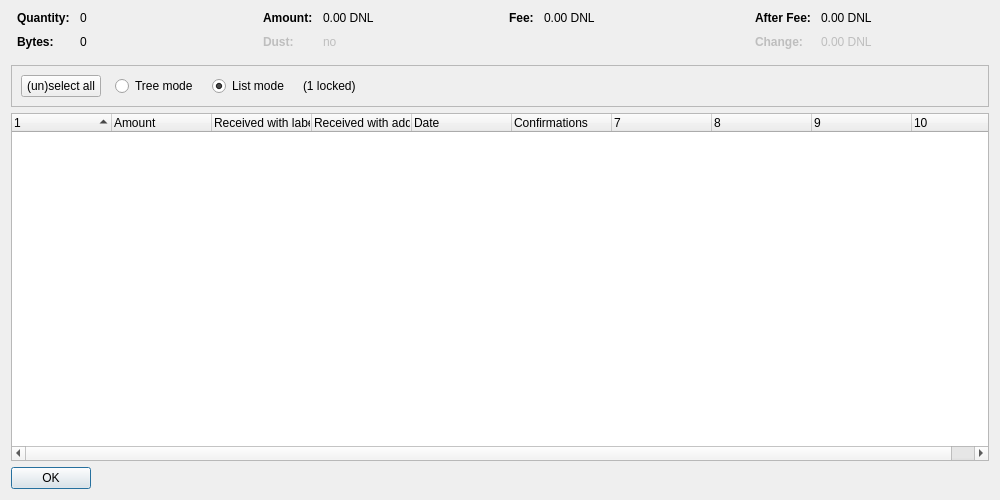
<?xml version="1.0" encoding="UTF-8"?>
<ui version="4.0">
 <class>CoinControlDialog</class>
 <widget class="QDialog" name="CoinControlDialog">
  <property name="geometry">
   <rect>
    <x>0</x>
    <y>0</y>
    <width>1000</width>
    <height>500</height>
   </rect>
  </property>
  <property name="windowTitle">
   <string>Coin Selection</string>
  </property>
  <layout class="QVBoxLayout" name="verticalLayout">
   <item>
    <layout class="QHBoxLayout" name="horizontalLayoutTop" stretch="0,0,0,0">
     <property name="topMargin">
      <number>0</number>
     </property>
     <property name="bottomMargin">
      <number>10</number>
     </property>
     <item>
      <layout class="QFormLayout" name="formLayoutCoinControl1">
       <property name="horizontalSpacing">
        <number>10</number>
       </property>
       <property name="verticalSpacing">
        <number>10</number>
       </property>
       <property name="leftMargin">
        <number>6</number>
       </property>
       <property name="rightMargin">
        <number>6</number>
       </property>
       <item row="0" column="0">
        <widget class="QLabel" name="labelCoinControlQuantityText">
         <property name="font">
          <font>
           <weight>75</weight>
           <bold>true</bold>
          </font>
         </property>
         <property name="text">
          <string>Quantity:</string>
         </property>
        </widget>
       </item>
       <item row="0" column="1">
        <widget class="QLabel" name="labelCoinControlQuantity">
         <property name="cursor">
          <cursorShape>IBeamCursor</cursorShape>
         </property>
         <property name="contextMenuPolicy">
          <enum>Qt::ActionsContextMenu</enum>
         </property>
         <property name="text">
          <string notr="true">0</string>
         </property>
         <property name="textInteractionFlags">
          <set>Qt::LinksAccessibleByMouse|Qt::TextSelectableByKeyboard|Qt::TextSelectableByMouse</set>
         </property>
        </widget>
       </item>
       <item row="1" column="0">
        <widget class="QLabel" name="labelCoinControlBytesText">
         <property name="font">
          <font>
           <weight>75</weight>
           <bold>true</bold>
          </font>
         </property>
         <property name="text">
          <string>Bytes:</string>
         </property>
        </widget>
       </item>
       <item row="1" column="1">
        <widget class="QLabel" name="labelCoinControlBytes">
         <property name="cursor">
          <cursorShape>IBeamCursor</cursorShape>
         </property>
         <property name="contextMenuPolicy">
          <enum>Qt::ActionsContextMenu</enum>
         </property>
         <property name="text">
          <string notr="true">0</string>
         </property>
         <property name="textInteractionFlags">
          <set>Qt::LinksAccessibleByMouse|Qt::TextSelectableByKeyboard|Qt::TextSelectableByMouse</set>
         </property>
        </widget>
       </item>
      </layout>
     </item>
     <item>
      <layout class="QFormLayout" name="formLayoutCoinControl2">
       <property name="horizontalSpacing">
        <number>10</number>
       </property>
       <property name="verticalSpacing">
        <number>10</number>
       </property>
       <property name="leftMargin">
        <number>6</number>
       </property>
       <property name="rightMargin">
        <number>6</number>
       </property>
       <item row="0" column="0">
        <widget class="QLabel" name="labelCoinControlAmountText">
         <property name="font">
          <font>
           <weight>75</weight>
           <bold>true</bold>
          </font>
         </property>
         <property name="text">
          <string>Amount:</string>
         </property>
        </widget>
       </item>
       <item row="0" column="1">
        <widget class="QLabel" name="labelCoinControlAmount">
         <property name="cursor">
          <cursorShape>IBeamCursor</cursorShape>
         </property>
         <property name="contextMenuPolicy">
          <enum>Qt::ActionsContextMenu</enum>
         </property>
         <property name="text">
          <string notr="true">0.00 DNL</string>
         </property>
         <property name="textInteractionFlags">
          <set>Qt::LinksAccessibleByMouse|Qt::TextSelectableByKeyboard|Qt::TextSelectableByMouse</set>
         </property>
        </widget>
       </item>
       <item row="1" column="0">
        <widget class="QLabel" name="labelCoinControlLowOutputText">
         <property name="enabled">
          <bool>false</bool>
         </property>
         <property name="font">
          <font>
           <weight>75</weight>
           <bold>true</bold>
          </font>
         </property>
         <property name="text">
          <string>Dust:</string>
         </property>
        </widget>
       </item>
       <item row="1" column="1">
        <widget class="QLabel" name="labelCoinControlLowOutput">
         <property name="enabled">
          <bool>false</bool>
         </property>
         <property name="cursor">
          <cursorShape>IBeamCursor</cursorShape>
         </property>
         <property name="contextMenuPolicy">
          <enum>Qt::ActionsContextMenu</enum>
         </property>
         <property name="text">
          <string notr="true">no</string>
         </property>
         <property name="textInteractionFlags">
          <set>Qt::LinksAccessibleByMouse|Qt::TextSelectableByKeyboard|Qt::TextSelectableByMouse</set>
         </property>
        </widget>
       </item>
      </layout>
     </item>
     <item>
      <layout class="QFormLayout" name="formLayoutCoinControl3">
       <property name="horizontalSpacing">
        <number>10</number>
       </property>
       <property name="verticalSpacing">
        <number>10</number>
       </property>
       <property name="leftMargin">
        <number>6</number>
       </property>
       <property name="rightMargin">
        <number>6</number>
       </property>
       <item row="0" column="0">
        <widget class="QLabel" name="labelCoinControlFeeText">
         <property name="font">
          <font>
           <weight>75</weight>
           <bold>true</bold>
          </font>
         </property>
         <property name="text">
          <string>Fee:</string>
         </property>
        </widget>
       </item>
       <item row="0" column="1">
        <widget class="QLabel" name="labelCoinControlFee">
         <property name="cursor">
          <cursorShape>IBeamCursor</cursorShape>
         </property>
         <property name="contextMenuPolicy">
          <enum>Qt::ActionsContextMenu</enum>
         </property>
         <property name="text">
          <string notr="true">0.00 DNL</string>
         </property>
         <property name="textInteractionFlags">
          <set>Qt::LinksAccessibleByMouse|Qt::TextSelectableByKeyboard|Qt::TextSelectableByMouse</set>
         </property>
        </widget>
       </item>
      </layout>
     </item>
     <item>
      <layout class="QFormLayout" name="formLayoutCoinControl4">
       <property name="horizontalSpacing">
        <number>10</number>
       </property>
       <property name="verticalSpacing">
        <number>10</number>
       </property>
       <property name="leftMargin">
        <number>6</number>
       </property>
       <property name="rightMargin">
        <number>6</number>
       </property>
       <item row="0" column="0">
        <widget class="QLabel" name="labelCoinControlAfterFeeText">
         <property name="font">
          <font>
           <weight>75</weight>
           <bold>true</bold>
          </font>
         </property>
         <property name="text">
          <string>After Fee:</string>
         </property>
        </widget>
       </item>
       <item row="0" column="1">
        <widget class="QLabel" name="labelCoinControlAfterFee">
         <property name="cursor">
          <cursorShape>IBeamCursor</cursorShape>
         </property>
         <property name="contextMenuPolicy">
          <enum>Qt::ActionsContextMenu</enum>
         </property>
         <property name="text">
          <string notr="true">0.00 DNL</string>
         </property>
         <property name="textInteractionFlags">
          <set>Qt::LinksAccessibleByMouse|Qt::TextSelectableByKeyboard|Qt::TextSelectableByMouse</set>
         </property>
        </widget>
       </item>
       <item row="1" column="0">
        <widget class="QLabel" name="labelCoinControlChangeText">
         <property name="enabled">
          <bool>false</bool>
         </property>
         <property name="font">
          <font>
           <weight>75</weight>
           <bold>true</bold>
          </font>
         </property>
         <property name="text">
          <string>Change:</string>
         </property>
        </widget>
       </item>
       <item row="1" column="1">
        <widget class="QLabel" name="labelCoinControlChange">
         <property name="enabled">
          <bool>false</bool>
         </property>
         <property name="cursor">
          <cursorShape>IBeamCursor</cursorShape>
         </property>
         <property name="contextMenuPolicy">
          <enum>Qt::ActionsContextMenu</enum>
         </property>
         <property name="text">
          <string notr="true">0.00 DNL</string>
         </property>
         <property name="textInteractionFlags">
          <set>Qt::LinksAccessibleByMouse|Qt::TextSelectableByKeyboard|Qt::TextSelectableByMouse</set>
         </property>
        </widget>
       </item>
      </layout>
     </item>
    </layout>
   </item>
   <item>
    <widget class="QFrame" name="frame">
     <property name="minimumSize">
      <size>
       <width>0</width>
       <height>40</height>
      </size>
     </property>
     <property name="frameShape">
      <enum>QFrame::StyledPanel</enum>
     </property>
     <property name="frameShadow">
      <enum>QFrame::Sunken</enum>
     </property>
     <layout class="QHBoxLayout" name="horizontalLayout">
      <item>
       <layout class="QHBoxLayout" name="horizontalLayoutPanel" stretch="0,0,0,0,0">
        <property name="spacing">
         <number>14</number>
        </property>
        <item>
         <widget class="QPushButton" name="pushButtonSelectAll">
          <property name="sizePolicy">
           <sizepolicy hsizetype="Maximum" vsizetype="Fixed">
            <horstretch>0</horstretch>
            <verstretch>0</verstretch>
           </sizepolicy>
          </property>
          <property name="text">
           <string>(un)select all</string>
          </property>
          <property name="autoDefault">
           <bool>false</bool>
          </property>
         </widget>
        </item>
        <item>
         <widget class="QRadioButton" name="radioTreeMode">
          <property name="sizePolicy">
           <sizepolicy hsizetype="Maximum" vsizetype="Fixed">
            <horstretch>0</horstretch>
            <verstretch>0</verstretch>
           </sizepolicy>
          </property>
          <property name="text">
           <string>Tree mode</string>
          </property>
         </widget>
        </item>
        <item>
         <widget class="QRadioButton" name="radioListMode">
          <property name="sizePolicy">
           <sizepolicy hsizetype="Maximum" vsizetype="Fixed">
            <horstretch>0</horstretch>
            <verstretch>0</verstretch>
           </sizepolicy>
          </property>
          <property name="text">
           <string>List mode</string>
          </property>
          <property name="checked">
           <bool>true</bool>
          </property>
         </widget>
        </item>
        <item>
         <widget class="QLabel" name="labelLocked">
          <property name="text">
           <string notr="true">(1 locked)</string>
          </property>
         </widget>
        </item>
        <item>
         <spacer name="horizontalSpacer">
          <property name="orientation">
           <enum>Qt::Horizontal</enum>
          </property>
          <property name="sizeHint" stdset="0">
           <size>
            <width>40</width>
            <height>20</height>
           </size>
          </property>
         </spacer>
        </item>
       </layout>
      </item>
     </layout>
    </widget>
   </item>
   <item>
    <widget class="CoinControlTreeWidget" name="treeWidget">
     <property name="contextMenuPolicy">
      <enum>Qt::CustomContextMenu</enum>
     </property>
     <property name="sortingEnabled">
      <bool>false</bool>
     </property>
     <property name="columnCount">
      <number>10</number>
     </property>
     <attribute name="headerShowSortIndicator" stdset="0">
      <bool>true</bool>
     </attribute>
     <attribute name="headerStretchLastSection">
      <bool>false</bool>
     </attribute>
     <column>
      <property name="text">
       <string/>
      </property>
     </column>
     <column>
      <property name="text">
       <string>Amount</string>
      </property>
     </column>
     <column>
      <property name="text">
       <string>Received with label</string>
      </property>
     </column>
     <column>
      <property name="text">
       <string>Received with address</string>
      </property>
     </column>
     <column>
      <property name="text">
       <string>Date</string>
      </property>
     </column>
     <column>
      <property name="text">
       <string>Confirmations</string>
      </property>
      <property name="toolTip">
       <string>Confirmed</string>
      </property>
     </column>
     <column>
      <property name="text">
       <string/>
      </property>
     </column>
     <column>
      <property name="text">
       <string/>
      </property>
     </column>
     <column>
      <property name="text">
       <string/>
      </property>
     </column>
     <column>
      <property name="text">
       <string/>
      </property>
     </column>
    </widget>
   </item>
   <item>
    <widget class="QDialogButtonBox" name="buttonBox">
     <property name="sizePolicy">
      <sizepolicy hsizetype="Maximum" vsizetype="Fixed">
       <horstretch>0</horstretch>
       <verstretch>0</verstretch>
      </sizepolicy>
     </property>
     <property name="orientation">
      <enum>Qt::Horizontal</enum>
     </property>
     <property name="standardButtons">
      <set>QDialogButtonBox::Ok</set>
     </property>
    </widget>
   </item>
  </layout>
 </widget>
 <customwidgets>
  <customwidget>
   <class>CoinControlTreeWidget</class>
   <extends>QTreeWidget</extends>
   <header>coincontroltreewidget.h</header>
  </customwidget>
 </customwidgets>
 <resources/>
 <connections/>
</ui>
